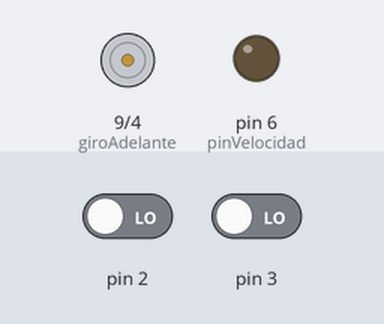
Recording of a sketch running on a simulated Arduino Uno, built with avr-gcc and run on an emulated ATmega328P. Shown: motor-driver pin pairs drawn as motors (green arrow = first pin HIGH = forward, orange = second pin HIGH = backward, longer = more drive), output pins drawn as LEDs (lit = HIGH). Inputs (shaded band) come from the test bench; at power-on: pin 3 LOW, pin 2 LOW. What the sketch prints to the serial monitor is not drawn.

Above: at 1.2 s.
1.3 s: pin 3 driven HIGH
At 1.6 s:
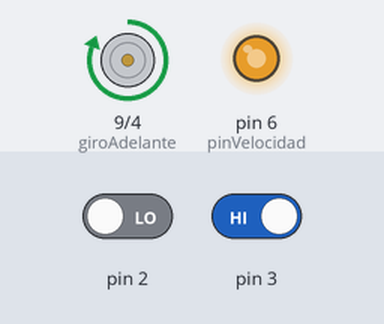
Timing chart, 0 to 4.3 s (numbered marks = the images above; inputs shaded):
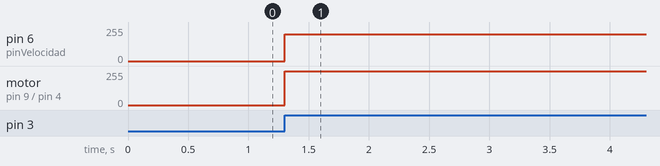

Measured:
- after the input at 1.3 s, pin 6 (pinVelocidad): 0/255 → 200/255 at once; motor on pin 9 (giroAdelante) / pin 4 (giroAtras): stopped → forward 255/255 at once

The sketch:

sketch_may14a.ino
```cpp
//Relacion del motor de 131 con conteo de falnco de 16 tics por vuelta del motor
// lo que quiere decir que para 360 grados de giro o una revolucion se obtendrá
// 131*16 = 2096 tics a la salida

volatile byte encoderPos1=0;
volatile unsigned int encoderPos=0;
int vueltas = 28;
int potencia = 200, flancos=2000;
//Motor
byte giroAdelante = 9, giroAtras = 4, pinVelocidad = 6;


void setup() {
  //Con este baudiaje se ajusta perfeccto
  Serial.begin(57600);

  //Si o si toca con interrupcion ya que de otromodo lo hace mal,
  //se queda o puierde pulso y el baudiaje de la comunicación lo vuelve loco
  attachInterrupt(digitalPinToInterrupt(2), Encoder,CHANGE);
  attachInterrupt(digitalPinToInterrupt(3), arranque,RISING);

  //Declaro los pines de salida
  pinMode(giroAdelante,1);pinMode(giroAtras,1);pinMode(pinVelocidad,1);


}

//Funcion para contar
void Encoder(){
  encoderPos1++;
  if(encoderPos1>=255)
    encoderPos++;

  //alcolocarse se realentyiza el sistema y colapsa la mediccion por eso mejor no colocar ningun print
  //Serial.println(encoderPos);
}

void inHome(){

  FrenarMotor();
  delay(500);
  pararMotor();
  encoderPos=0;
}

void arranque(){
  encoderPos=0;
  //Arranque de prueba para el motor
  digitalWrite(giroAdelante,1);  //Horario
  digitalWrite(giroAtras,0); //Antiorario
  analogWrite(pinVelocidad, potencia); //Pwm
}

void pararMotor(){
  digitalWrite(giroAdelante,0);  //Horario
  digitalWrite(giroAtras,0); //Antiorario
  analogWrite(pinVelocidad, 0); //Pwm
}

void FrenarMotor(){
  digitalWrite(giroAdelante,1);  //Horario
  digitalWrite(giroAtras,1); //Antiorario
  analogWrite(pinVelocidad, 255); //Pwm
}


void loop() {

  Serial.println(encoderPos);
  if(encoderPos >= 16*vueltas){
    FrenarMotor();

    while(1);
  }


}
```
